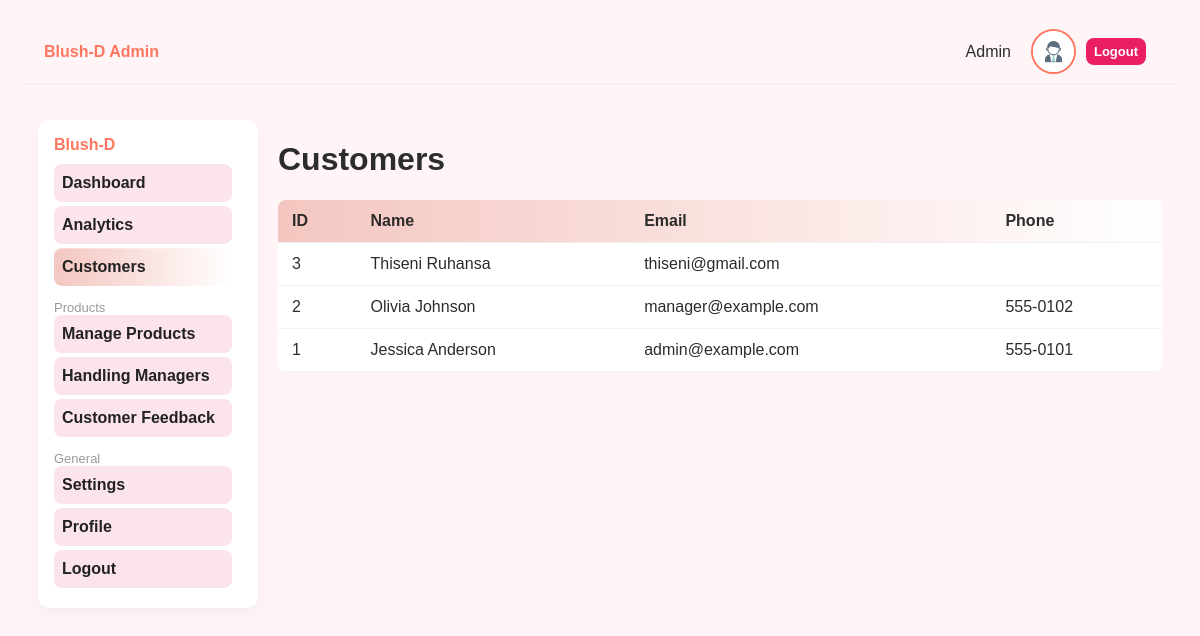
The page /pages/admin/pages/customers.php (signed in) on the database its author committed.
### tables this page shows
CREATE TABLE `user` (
  `user_id` int NOT NULL AUTO_INCREMENT,
  `first_name` varchar(100) NOT NULL,
  `last_name` varchar(100) NOT NULL,
  `email` varchar(255) NOT NULL,
  `password` varchar(255)  NOT NULL,
  `address` varchar(255) DEFAULT NULL,
  `phone_number` varchar(20) DEFAULT NULL,
  `role` varchar(50) DEFAULT 'CUSTOMER',
  `department` varchar(100) DEFAULT NULL,
  `birth_day` date DEFAULT NULL,
  `start_day` date DEFAULT NULL,
  PRIMARY KEY (`user_id`),
  UNIQUE KEY `email` (`email`)
);

### pages/admin/pages/customers.php (the view, shortened to what this page needs)
<?php
include_once __DIR__ . '/../../../server/config/db.php';
$users = $conn->query("SELECT * FROM user ORDER BY user_id DESC");
?>
<!doctype html><html><head><meta charset="utf-8"><title>Customers - Blush-D</title>
<link rel="stylesheet" href="../assets/css/style.css?v=<?php echo time(); ?>"></head><body>
<?php include __DIR__ . '/../includes/header.php'; ?>
<div class="container">
  <?php include __DIR__ . '/../includes/sidebar.php'; ?>
  <main class="content">
    <h1>Customers</h1>
    <table class="data">
      <thead><tr><th>ID</th><th>Name</th><th>Email</th><th>Phone</th></tr></thead>
      <tbody>
        <?php while($u = $users->fetch_assoc()): ?>
        <tr>
          <td><?=$u['user_id']?></td>
          <td><?=htmlspecialchars($u['first_name'].' '.$u['last_name'])?></td>
          <td><?=htmlspecialchars($u['email'])?></td>
          <td><?=htmlspecialchars($u['phone_number'])?></td>
        </tr>
        <?php endwhile; ?>
      </tbody>
    </table>
  </main>
</div>
</body></html>

### pages/admin/assets/css/style.css (style rules this page uses)
:root { --bg:#f5f3f6; --panel:#ffffff; --muted:#9a9a9a; --blush:#ff7660; --blush-2:#ffb7ad; --accent:#f4c6c0; --text:#222; --success:#2db27e; --danger:#e04b4b; }
* { box-sizing:border-box }
html,body { height:100%; margin:0; font-family:Inter, Arial, sans-serif; background:var(--bg); color:var(--text); }
.container { display:flex; align-items:flex-start; gap:20px; padding:18px; max-width:1300px; margin:18px auto; }
.content { flex:1; min-height:600px; }
table.data { width:100%; border-collapse:collapse; background:var(--panel); border-radius:8px; overflow:hidden }
table.data th, table.data td { padding:12px 14px; text-align:left; border-bottom:1px solid #f0f0f0; }
table.data thead { background:linear-gradient(90deg,var(--accent),#fff) }
body { font-family: Arial, sans-serif; background-color: #FFF5F7; color: #2C2C2C; padding: 20px; }

### rows shown on the page
user: user_id "3", first_name+last_name "Thiseni Ruhansa", email "thiseni@gmail.com"
user: user_id "2", first_name+last_name "Olivia Johnson", email "manager@example.com", phone_number "555-0102"
user: user_id "1", first_name+last_name "Jessica Anderson", email "admin@example.com", phone_number "555-0101"

### other values the page prints
$adminName "Admin"
